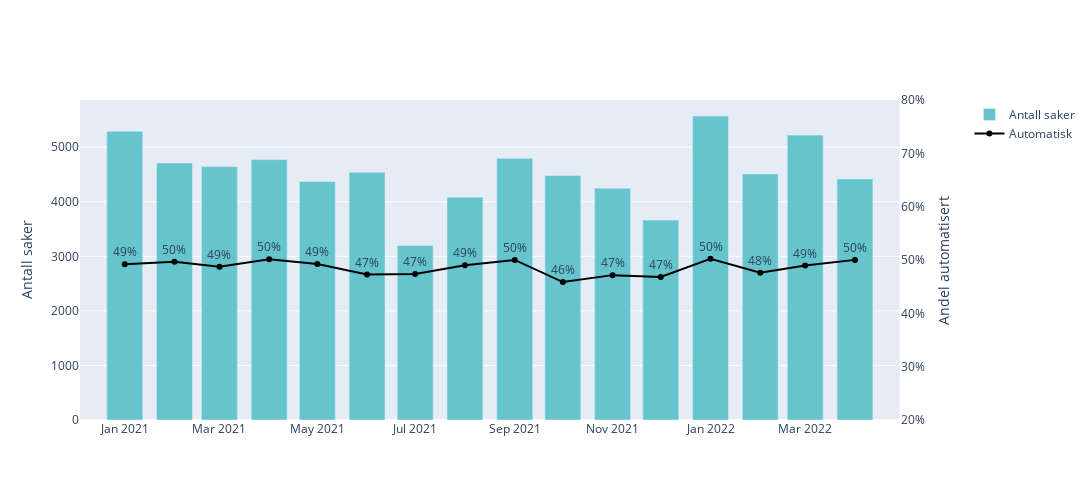
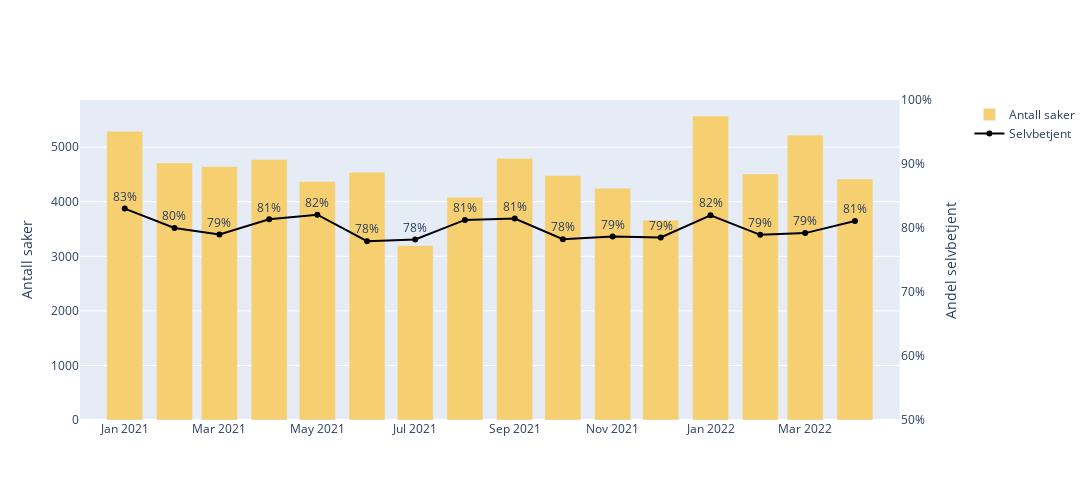

Source (notebook cell) for these figures, in order:
### Code cell
for fig in figs:
    fig.show()

### Figure 1 — Plotly figure (JSON) as saved in the notebook; plotly's stock layout.template omitted (floating-point values rounded to 4 significant figures)
{"data": [{"marker": {"color": "rgb(102, 197, 204)"}, "name": "Antall saker", "type": "bar", "x": ["2021-1", "2021-2", "2021-3", "2021-4", "2021-5", "2021-6", "2021-7", "2021-8", "2021-9", "2021-10", "2021-11", "2021-12", "2022-1", "2022-2", "2022-3", "2022-4"], "xaxis": "x", "y": [5292, 4711, 4644, 4772, 4371, 4541, 3197, 4083, 4795, 4479, 4249, 3663, 5571, 4510, 5221, 4418], "yaxis": "y"}, {"marker": {"color": "black"}, "mode": "lines+markers+text", "name": "Automatisk", "text": ["49%", "50%", "49%", "50%", "49%", "47%", "47%", "49%", "50%", "46%", "47%", "47%", "50%", "48%", "49%", "50%"], "textposition": "top center", "type": "scatter", "x": ["2021-1", "2021-2", "2021-3", "2021-4", "2021-5", "2021-6", "2021-7", "2021-8", "2021-9", "2021-10", "2021-11", "2021-12", "2022-1", "2022-2", "2022-3", "2022-4"], "xaxis": "x", "y": [0.4923, 0.4965, 0.4875, 0.5015, 0.4923, 0.473, 0.4736, 0.4903, 0.5001, 0.4586, 0.4716, 0.4682, 0.5024, 0.4761, 0.4898, 0.5002], "yaxis": "y2"}], "layout": {"autosize": false, "height": 500, "width": 1300, "xaxis": {"anchor": "y", "autorange": true, "domain": [0, 0.94], "range": ["2020-12-04 14:38:57.7623", "2022-04-28 09:21:02.2377"], "type": "date"}, "yaxis": {"anchor": "x", "autorange": true, "domain": [0, 1], "range": [0, 5864.0], "title": {"text": "Antall saker"}, "type": "linear"}, "yaxis2": {"anchor": "x", "overlaying": "y", "range": [0.2, 0.8], "showgrid": false, "side": "right", "tickformat": ".0%", "title": {"text": "Andel automatisert"}, "type": "linear"}}}

### Figure 2 — Plotly figure (JSON) as saved in the notebook; plotly's stock layout.template omitted (floating-point values rounded to 4 significant figures)
{"data": [{"marker": {"color": "rgb(246, 207, 113)"}, "name": "Antall saker", "type": "bar", "x": ["2021-1", "2021-2", "2021-3", "2021-4", "2021-5", "2021-6", "2021-7", "2021-8", "2021-9", "2021-10", "2021-11", "2021-12", "2022-1", "2022-2", "2022-3", "2022-4"], "xaxis": "x", "y": [5292, 4711, 4644, 4772, 4371, 4541, 3197, 4083, 4795, 4479, 4249, 3663, 5571, 4510, 5221, 4418], "yaxis": "y"}, {"marker": {"color": "black"}, "mode": "lines+markers+text", "name": "Selvbetjent", "text": ["83%", "80%", "79%", "81%", "82%", "78%", "78%", "81%", "81%", "78%", "79%", "79%", "82%", "79%", "79%", "81%"], "textposition": "top center", "type": "scatter", "x": ["2021-1", "2021-2", "2021-3", "2021-4", "2021-5", "2021-6", "2021-7", "2021-8", "2021-9", "2021-10", "2021-11", "2021-12", "2022-1", "2022-2", "2022-3", "2022-4"], "xaxis": "x", "y": [0.8303, 0.8, 0.7898, 0.8135, 0.8209, 0.7793, 0.782, 0.8126, 0.8148, 0.7825, 0.7868, 0.7851, 0.82, 0.7894, 0.792, 0.811], "yaxis": "y2"}], "layout": {"autosize": false, "height": 500, "width": 1300, "xaxis": {"anchor": "y", "autorange": true, "domain": [0, 0.94], "range": ["2020-12-04 14:38:57.7623", "2022-04-28 09:21:02.2377"], "type": "date"}, "yaxis": {"anchor": "x", "autorange": true, "domain": [0, 1], "range": [0, 5864.0], "title": {"text": "Antall saker"}, "type": "linear"}, "yaxis2": {"anchor": "x", "overlaying": "y", "range": [0.5, 1], "showgrid": false, "side": "right", "tickformat": ".0%", "title": {"text": "Andel selvbetjent"}, "type": "linear"}}}
